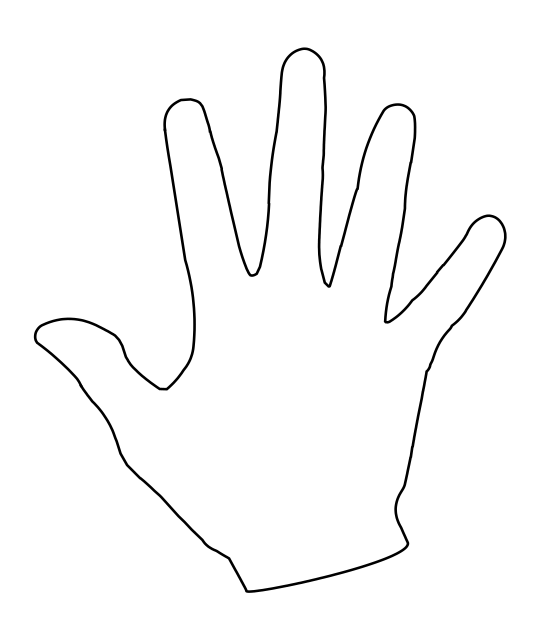
#> input picture handOutline.png, 541 x 640 px
$ python v4pMap.py
#> lines starting #> are read from the running program, lines starting #| are printed output that depends on the picture
import numpy as np
import matplotlib.pyplot as plt
from matplotlib.animation import FuncAnimation
import pandas as pd
from matplotlib.path import Path
from matplotlib.patches import PathPatch
import os
import matplotlib.image as mpimg

HAND_IMG_FILE = "handOutline.png"
# glove shape
# fingers: 4 vertical x 20 horizontal = 80 nodes each
# palm: 16 vertival x 32 horizontal = 512 nodes total


# =========================== CONFIG ===========================

CSV_FILE = "09282025_singleconfig8_pressure_capacitance_CH0_CH4.csv"
GRID_RES = 300

# ====================== LOAD CSV ===============================

df = pd.read_csv(CSV_FILE)
#> (reads 09282025_singleconfig8_pressure_capacitance_CH0_CH4.csv from the repository)

timestamps = df.iloc[:, 0].values        # timestamp column

# We only have 8 physical channels: CH0..CH7
raw_data = df.iloc[:, 1:9].values        # shape: (num_frames, 8)
num_frames = raw_data.shape[0]

def compute_intersections(frame_8ch):
    """
    frame_8ch: length-8 array [CH0, CH1, CH2, CH3, CH4, CH5, CH6, CH7]
      - CH0..CH3 = row strings
      - CH4..CH7 = column strings
    Returns:
      length-16 array for the 4x4 intersection grid.
    """
    rows = frame_8ch[0:4]   # CH0..CH3
    cols = frame_8ch[4:8]   # CH4..CH7

    # Intersection model: outer product (can change to rows+cols if desired)
    inter_matrix = np.outer(rows, cols)   # shape (4, 4)
    return inter_matrix.ravel()           # length 16 (row-major)

# Build a full (num_frames x 16) array for the 4x4 mockup
A_data = np.apply_along_axis(compute_intersections, 1, raw_data)  # shape: (num_frames, 16)

# ===================== GLOVE GEOMETRY =========================

PALM_V = 16  # vertical stripes in palm
PALM_H = 32  # horizontal stripes in palm

FINGER_V = 4  # vertical stripes per finger
FINGER_H = 20 # horizontal stripes per finger
N_FINGERS = 4

FINGER_NAMES = ["index", "middle", "ring", "pinky"]


## HELPER FUNCTION TO MAKE ROWS FOR THE PALM
def add_palm_row(x_list, y_list, regions, *, y, x_start, x_end, n_nodes, region="palm"):
    """
    Append one horizontal row of palm nodes.

    Args:
      x_list, y_list, regions: lists you are accumulating into
      y: the y-value for the whole row
      x_start, x_end: row spans from x_start -> x_end
      n_nodes: how many nodes to place along that span
      region: region label to append (default "palm")
    """
    if n_nodes <= 0:
        return
    if n_nodes == 1:
        xs = np.array([(x_start + x_end) / 2.0], dtype=float)
    else:
        xs = np.linspace(x_start, x_end, n_nodes, dtype=float)

    x_list.extend(xs.tolist())
    y_list.extend([float(y)] * int(n_nodes))
    regions.extend([region] * int(n_nodes))


def build_hand_layout():
    """
    Generate a dense glove layout:
      - Palm: 16 x 32 intersections = 512
      - Fingers: 4 fingers * (4 x 20) intersections each
    Returns:
      x_coords, y_coords: arrays of all node positions (normalized)
      regions: list of region labels ("palm", "index", ...)
      mockup_indices: indices of palm nodes used for a 4x4 mockup patch
    """

    x_list = []
    y_list = []
    regions = []

    # # --- Palm grid (constrained to a pentagon) ---
    # # Palm bounding grid (we'll filter these points to the pentagon)
    # palm_x = np.linspace(-0.5, 0.5, PALM_V)
    # palm_y = np.linspace(-0.7, 0.0, PALM_H)

    # # Define a simple pentagon approximating a palm shape.
    # # Ordered counter-clockwise around the shape.
    # palm_poly = [
    #     (-0.5, 0.0),   # left-most at finger base
    #     (0.5, 0.0),    # right-most at finger base
    #     (0.6, -0.5),  # lower-right shoulder
    #     (0.0, -0.7),   # wrist tip
    #     (-0.4, -0.4)  # lower-left shoulder
    # ]
    # palm_path = Path(palm_poly)

    # # Keep track of palm node indices: include only grid points inside pentagon
    # for j in range(PALM_H):        # y index
    #     for i in range(PALM_V):    # x index
    #         px = palm_x[i]
    #         py = palm_y[j]
    #         if palm_path.contains_point((px, py)):
    #             x_list.append(px)
    #             y_list.append(py)
    #             regions.append("palm")


    # (y, x_start, x_end, n_nodes)
    # multiplier so y axis shrinks a little
    k = 0.8
    palm_rows = [
        # bottom
        (-1.2*k, -0.3*k,  0.4*k, 14),
        (-1.1*k, -0.5*k,  0.422*k, 18),
        (-1*k, -0.567*k,  0.444*k, 19),
        (-0.9*k, -0.63*k,  0.467*k, 20),
        (-0.8*k, -0.7*k,  0.489*k, 22),
        (-0.7*k, -0.66*k,  0.511*k, 22),
        (-0.6*k, -0.625*k,  0.533*k, 22),
        (-0.5*k, -0.58*k,  0.556*k, 22),
        (-0.4*k, -0.52*k,  0.5778*k, 22),
        (-0.3*k, -0.5*k,  0.6*k, 22),
        (-0.2*k, -0.4751*k,  0.53*k, 20),
        (-0.1*k, -0.44*k,  0.467*k, 19),
        (0.00*k, -0.40*k,  0.40*k, 18)
        # top, finger base
    ]

    '''
    palm_rows = [
        (-0.70, -0.05,  0.05,  6),   # wrist tip (narrow)
        (-0.65, -0.12,  0.12, 10),
        (-0.60, -0.18,  0.18, 12),
        (-0.55, -0.25,  0.25, 14),
        (-0.50, -0.33,  0.33, 16),
        (-0.45, -0.40,  0.40, 18),
        (-0.40, -0.46,  0.46, 20),
        (-0.35, -0.50,  0.50, 22),
        (-0.30, -0.52,  0.52, 22),
        (-0.25, -0.50,  0.50, 22),
        (-0.20, -0.48,  0.48, 22),
        (-0.15, -0.46,  0.46, 22),
        (-0.10, -0.44,  0.44, 22),
        (-0.05, -0.42,  0.42, 22),
        ( 0.00, -0.40,  0.40, 22),  # finger base (wide)
    ]'''

    for (y, x1, x2, n) in palm_rows:
        add_palm_row(x_list, y_list, regions, y=y, x_start=x1, x_end=x2, n_nodes=n, region="palm")

    x_coords = np.array(x_list, dtype=float)
    y_coords = np.array(y_list, dtype=float)

    # If you still want a mockup index selection, do it after you append fingers
    mockup_indices = np.array([], dtype=int)


    # --- Fingers ---
    # Fingers start just above the palm and go towards the top.
    finger_base_y = 0.1
    finger_tip_y = 0.9
    finger_y = np.linspace(finger_base_y, finger_tip_y, FINGER_H)

    # 4 finger centers across the top of the palm
    finger_centers_x = np.linspace(-0.45, 0.45, N_FINGERS)
    finger_half_width = 0.05  # approximate lateral extent per finger

    for f_idx, fname in enumerate(FINGER_NAMES):
        cx = finger_centers_x[f_idx]
        # 4 vertical stripes within the finger width
        finger_x = np.linspace(cx - finger_half_width, cx + finger_half_width, FINGER_V)

        for j in range(FINGER_H):
            for i in range(FINGER_V):
                x_list.append(finger_x[i])
                y_list.append(finger_y[j])
                regions.append(fname)

    x_coords = np.array(x_list, dtype=float)
    y_coords = np.array(y_list, dtype=float)

    # --- Choose a 4x4 subgrid located at the tip of one finger ---
    # We'll place the 4x4 labeled mockup on the tip of the first finger
    # (index finger). Finger nodes are appended after the palm nodes.
    # actual number of palm nodes appended so far
    palm_count = sum(1 for r in regions if r == "palm")

    # pick which finger to use for the mockup (0=index, 1=middle, ...)
    target_finger = 0

    # within the finger grid, rows increase from base->tip, so choose the
    # topmost 4 rows to be the 4×4 patch (i.e., near the fingertip)
    finger_row_start = max(0, FINGER_H - 4)
    finger_row_indices = np.arange(finger_row_start, finger_row_start + 4, dtype=int)

    mockup_indices = []
    for r in finger_row_indices:
        for c in range(FINGER_V):
            # index within that finger: r * FINGER_V + c
            idx_within_finger = r * FINGER_V + c
            # global node index = palm_count + finger_offset + idx_within_finger
            finger_offset = target_finger * (FINGER_H * FINGER_V)
            idx = palm_count + finger_offset + idx_within_finger
            mockup_indices.append(idx)

    mockup_indices = np.array(mockup_indices, dtype=int)


    # return x_coords, y_coords, regions, mockup_indices, palm_poly
    return x_coords, y_coords, regions, mockup_indices


# ======== Build layout ========
x_coords, y_coords, regions, all_mockup_indices = build_hand_layout()
sensor_coords = list(zip(x_coords, y_coords))
num_nodes = len(sensor_coords)

# Map data channels (now 16 virtual intersections) --> mockup nodes
n_channels = A_data.shape[1]

if len(all_mockup_indices) < n_channels:
    raise ValueError(
        f"Mockup region has only {len(all_mockup_indices)} nodes "
        f"but data has {n_channels} channels."
    )

# Use as many mockup nodes as there are channels (here, 16)
mockup_indices = all_mockup_indices[:n_channels]

print("Total nodes (palm + fingers):", num_nodes)
print("Data channels (virtual intersections):", n_channels)
print("Mockup nodes available:", len(all_mockup_indices))
print("Mockup nodes used:", len(mockup_indices))


print("\n=== Mapping of CSV Channels to Mockup Nodes ===")
for virtual_idx, node_idx in enumerate(mockup_indices):
    # row & column index in the 4×4 grid
    r, c = divmod(virtual_idx, 4)

    # physical channels involved in this intersection
    row_ch = r          # CH0..CH3
    col_ch = 4 + c      # CH4..CH7

    print(
        f"Mockup node {virtual_idx:2d} "
        f"(grid R{r},C{c}) at glove index {node_idx:4d}  <--  "
        f"Row channel CH{row_ch} × Column channel CH{col_ch}"
    )
print("================================================\n")


# ================= PRECOMPUTE PER-NODE MIN/MAX =================

A_min = A_data.min(axis=0)
A_max = A_data.max(axis=0)
A_range = np.where((A_max - A_min) == 0, 1e-9, A_max - A_min)

def per_node_intensity(A_flat):
    """Normalize each of the 16 mockup channels based on its own min/max."""
    return np.clip((A_flat - A_min) / A_range, 0.0, 1.0)

# ==================== HEATMAP FUNCTIONS =========================

span_x = x_coords.max() - x_coords.min()
span_y = y_coords.max() - y_coords.min()
# Controls how wide each sensor's gaussian bump is (fraction of span)
SPREAD_FACTOR = 0.02  # smaller blobs
SIGMA_X = SPREAD_FACTOR * span_x
SIGMA_Y = SPREAD_FACTOR * span_y

# Additional blur applied to the whole field after summing bumps.
HEAT_BLUR = 1  # reduce to make heatmap sharper

def gaussian1d(sigma_px, radius=None):
    if sigma_px <= 0:
        return np.array([1.0])
    if radius is None:
        radius = max(1, int(3 * sigma_px))
    xs = np.arange(-radius, radius + 1)
    k = np.exp(-(xs**2) / (2 * sigma_px**2))
    return k / k.sum()

def gaussian_blur(arr, sigma_px=3):
    if sigma_px <= 0:
        return arr
    k = gaussian1d(sigma_px)
    arr = np.apply_along_axis(lambda m: np.convolve(m, k, mode='same'),
                              axis=1, arr=arr)
    arr = np.apply_along_axis(lambda m: np.convolve(m, k, mode='same'),
                              axis=0, arr=arr)
    return arr

def intensity_to_rgb(I):
    R = np.ones_like(I)
    G = 1.0 - 0.7 * I
    B = 1.0 - 0.7 * I
    return np.stack([R, G, B], axis=-1)

# ===================== HEATMAP GRID ===========================

x_grid = np.linspace(-1, 1, GRID_RES)
y_grid = np.linspace(-1, 1, GRID_RES)
X, Y = np.meshgrid(x_grid, y_grid)

# ===================== HAND OUTLINE & MASK ====================

def field_from_matrix(A_flat):
    """
    A_flat: shape (n_channels,), current frame's readings (16 virtual intersections).
    We:
      - normalize these n_channels,
      - place them on mockup_indices,
      - leave all other nodes at intensity 0,
      - blur,
      - apply hand mask (optional).
    """
    F = np.zeros_like(X)

    mockup_intensities = per_node_intensity(A_flat)  # shape (n_channels,)
    intensities_all = np.zeros(num_nodes)
    intensities_all[mockup_indices] = mockup_intensities

    for (cx, cy), I in zip(sensor_coords, intensities_all):
        if I <= 0:
            continue
        g = np.exp(-(((X - cx)**2) / (2 * SIGMA_X**2)
                     + ((Y - cy)**2) / (2 * SIGMA_Y**2)))
        F += I * g

    F = gaussian_blur(np.clip(F, 0, 1), sigma_px=HEAT_BLUR)

    return F

# ===================== PLOTTING ================================

fig, ax = plt.subplots(figsize=(6, 6))
ax.set_aspect('equal')
ax.set_xlim(-1, 1)
ax.set_ylim(-1, 1)
ax.axis('off')

# Load the hand outline image
hand_img = mpimg.imread(HAND_IMG_FILE)
#> hand_img is the input picture: shape (640, 541, 4) float32; mean R, G, B, A 0, 0, 0, 0.0198
hand_img = np.flipud(hand_img)
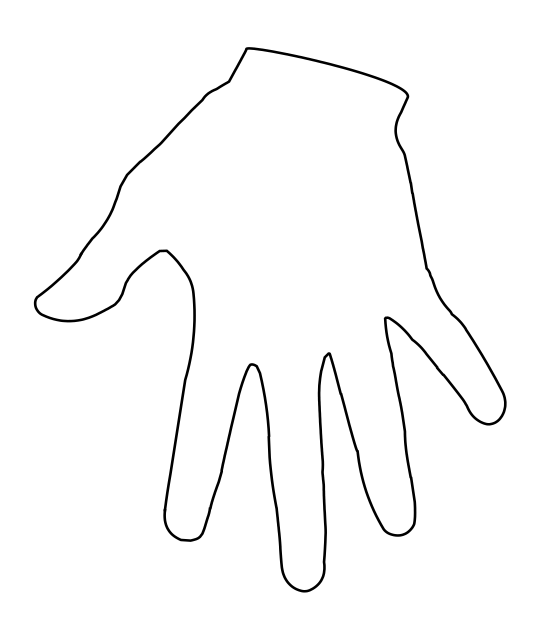
#> hand_img: shape (640, 541, 4) float32; mean R, G, B, A 0, 0, 0, 0.0198; transparent parts drawn white
ax.imshow(
    hand_img,
    extent=[-1, 1, -1, 1],   # match your heatmap coordinate system
    origin="lower",          # same as your heatmap
    zorder=0                 # behind everything else
)

# heatmap image (will be updated each frame)
img = ax.imshow(
    np.ones((GRID_RES, GRID_RES, 3)),
    extent=[-1, 1, -1, 1],
    origin='lower',
    interpolation='nearest',
    animated=True,
    alpha=0.7,   # lower = more of the hand outline visible
    zorder=1     # above the PNG, below text/markers
)

# Highlight channel/mockup nodes so they stand out from the rest.
node_colors = ['k'] * num_nodes
for idx in mockup_indices:
    node_colors[idx] = '#8A2BE2'

node_sizes = np.full(num_nodes, 10)
node_sizes[mockup_indices] = 10

ax.scatter(x_coords, y_coords, s=node_sizes, c=node_colors, alpha=0.85, zorder=2)

# labels for the 16 mockup sensors (virtual intersections)
labels = []
for ch_idx, node_idx in enumerate(mockup_indices):
    cx, cy = sensor_coords[node_idx]
    # You can switch to R{r}C{c} if you prefer intersection-style labels:
    # UNCOMMENT TO SEE LABELS
    # r, c = divmod(ch_idx, 4)
    # name = f"R{r}C{c}"
    # name = f"CH{ch_idx}"
    name = ""

    ax.text(cx, cy + 0.05, name,
            ha='center', va='center', fontsize=8, weight='bold')
    val = ax.text(cx, cy - 0.05, "--",
                  ha='center', va='center', fontsize=7)
    labels.append(val)

timestamp_text = ax.text(
    0, -1.05,
    "t = 0.000 s",
    ha='center', va='top',
    fontsize=8
)

# ===================== ANIMATION UPDATE ========================

def update(i):
    A_flat = A_data[i]   # shape (16,)

    F = field_from_matrix(A_flat)
    img.set_data(intensity_to_rgb(F))

    for k, v in enumerate(A_flat):
        # UNCOMMENT TO SEE LABELS
        # labels[k].set_text(f"{v:.4f}")
        labels[k].set_text("")

    timestamp_text.set_text(f"t = {timestamps[i]:.3f}s")

    return [img] + labels + [timestamp_text]

ani = FuncAnimation(fig, update, frames=num_frames, interval=30, blit=False)

plt.tight_layout()
plt.show()
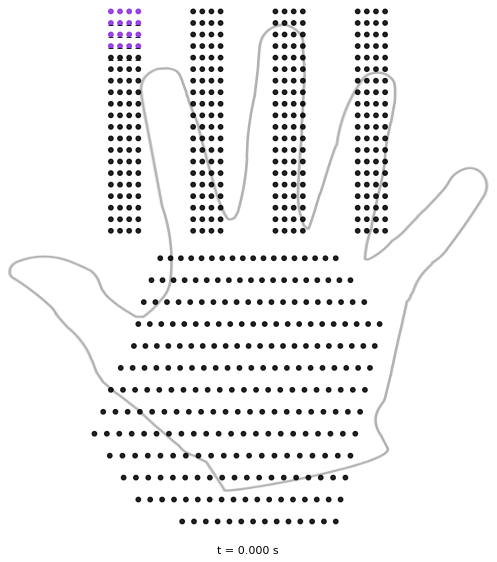
#> figure drawn by matplotlib, 1 panel
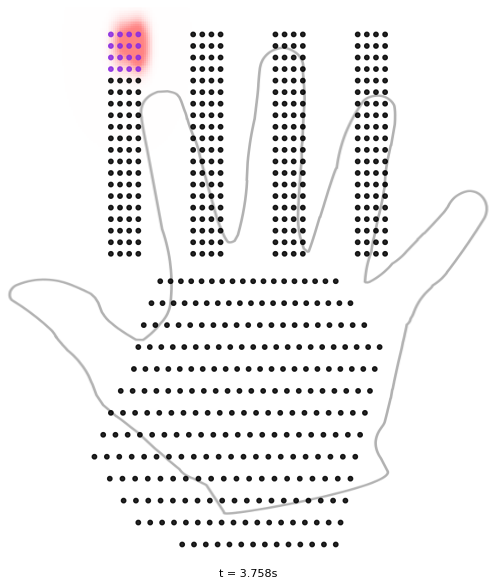
#> figure drawn by matplotlib, 1 panel
